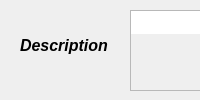
  <widget class="QDockWidget" name="dockWidget">
   <property name="font">
    <font>
     <family>Segoe UI</family>
     <pointsize>10</pointsize>
     <weight>75</weight>
     <italic>true</italic>
     <bold>true</bold>
    </font>
   </property>
   <property name="windowTitle">
    <string>Analyzed</string>
   </property>
   <attribute name="dockWidgetArea">
    <number>8</number>
   </attribute>
   <widget class="QWidget" name="dockWidgetContents">
    <widget class="QLabel" name="label_8">
     <property name="geometry">
      <rect>
       <x>20</x>
       <y>30</y>
       <width>101</width>
       <height>31</height>
      </rect>
     </property>
     <property name="font">
      <font>
       <family>Segoe UI</family>
       <pointsize>12</pointsize>
      </font>
     </property>
     <property name="text">
      <string>Description</string>
     </property>
    </widget>
    <widget class="QLabel" name="label_9">
     <property name="geometry">
      <rect>
       <x>30</x>
       <y>130</y>
       <width>91</width>
       <height>31</height>
      </rect>
     </property>
     <property name="font">
      <font>
       <family>Segoe UI</family>
       <pointsize>12</pointsize>
      </font>
     </property>
     <property name="text">
      <string>Tags</string>
     </property>
    </widget>
    <widget class="QPlainTextEdit" name="plainTextEdit">
     <property name="geometry">
      <rect>
       <x>130</x>
       <y>10</y>
       <width>551</width>
       <height>81</height>
      </rect>
     </property>
     <property name="font">
      <font>
       <family>Segoe UI</family>
       <pointsize>10</pointsize>
      </font>
     </property>
     <property name="readOnly">
      <bool>true</bool>
     </property>
     <property name="backgroundVisible">
      <bool>true</bool>
     </property>
    </widget>
    <widget class="QPlainTextEdit" name="plainTextEdit_2">
     <property name="geometry">
      <rect>
       <x>130</x>
       <y>110</y>
       <width>551</width>
       <height>81</height>
      </rect>
     </property>
     <property name="font">
      <font>
       <family>Segoe UI</family>
       <pointsize>10</pointsize>
      </font>
     </property>
     <property name="readOnly">
      <bool>true</bool>
     </property>
     <property name="backgroundVisible">
      <bool>true</bool>
     </property>
    </widget>
    <widget class="QLabel" name="label_13">
     <property name="geometry">
      <rect>
       <x>30</x>
       <y>210</y>
       <width>101</width>
       <height>31</height>
      </rect>
     </property>
     <property name="font">
      <font>
       <family>Segoe UI</family>
       <pointsize>12</pointsize>
      </font>
     </property>
     <property name="text">
      <string>Thumbnail</string>
     </property>
    </widget>
    <widget class="QPushButton" name="pushButton_8">
     <property name="geometry">
      <rect>
       <x>154</x>
       <y>202</y>
       <width>111</width>
       <height>51</height>
      </rect>
     </property>
     <property name="font">
      <font>
       <family>Segoe UI</family>
       <pointsize>12</pointsize>
       <italic>true</italic>
       <underline>false</underline>
       <strikeout>false</strikeout>
      </font>
     </property>
     <property name="text">
      <string>Download </string>
     </property>
    </widget>
   </widget>
  </widget>
